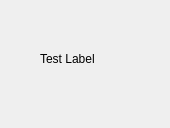
<?xml version="1.0" encoding="UTF-8"?>
<ui version="4.0">
 <class>Form</class>
 <widget class="QWidget" name="Form">
  <property name="geometry">
   <rect>
    <x>0</x>
    <y>0</y>
    <width>170</width>
    <height>128</height>
   </rect>
  </property>
  <property name="windowTitle">
   <string>Form</string>
  </property>
  <widget class="QLabel" name="testLabel">
   <property name="geometry">
    <rect>
     <x>40</x>
     <y>50</y>
     <width>81</width>
     <height>17</height>
    </rect>
   </property>
   <property name="text">
    <string>Test Label</string>
   </property>
  </widget>
 </widget>
 <resources/>
 <connections/>
</ui>
